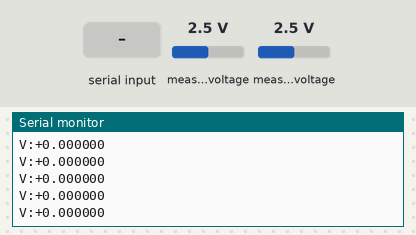
A program run on a simulated ESP32. Parts: the last lines printed to the serial monitor. Wiring (inferred from the names in the program): ADS1115 converter at I2C address 0x48. The inputs (shaded band) are chosen by the test bench; at power-on: measured voltage 2.5 V.

Above: at 1.2 s.
1.3 s: "RATE:\n" received over Serial
2.8 s: "AVG:\n" received over Serial
4.3 s: "90,45\n" received over Serial
5.8 s: "RATE:90\n" received over Serial
7.3 s: measured voltage (sensor 200) set to 0.1 V
At 8.3 s:
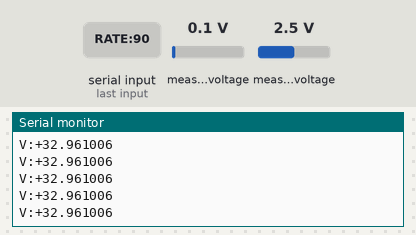
8.8 s: measured voltage (sensor 201) set to 1.2 V
At 9.6 s:
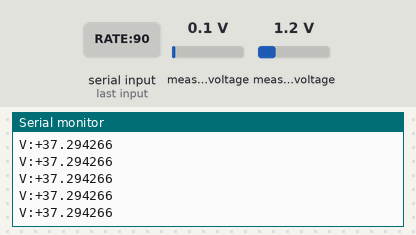
Timing chart, 0 to 11.3 s (numbered marks = the images above; inputs shaded):
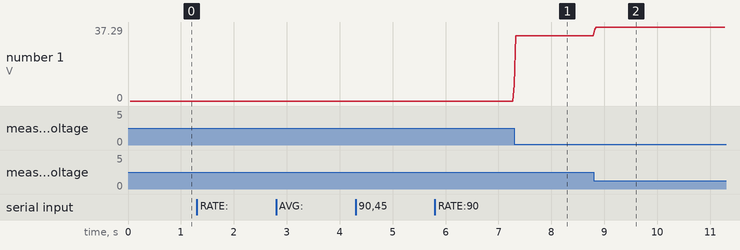

The program:

main.cpp
```cpp
/*
 * Lock-in Charge Reader for usphere
 *
 * Reads the SR530 X output (±10V, scaled to ±2V by external ÷5 resistive
 * divider) on ADS1115 differential input (A0 − A1).
 *
 * Streams signed voltage over USB serial at ~200 Hz.
 *
 * Protocol
 * --------
 *   Output (ESP32 → PC):
 *     V:+0.00234\n          Voltage reading (after ÷5 correction → actual volts)
 *
 *   Input (PC → ESP32):
 *     ID?\n                 → responds  ID:USPHERE_LOCKIN_READER\n
 *     RATE:<hz>\n           → set output rate (10–500 Hz, default 200)
 *     AVG:<n>\n             → set averaging count (1–32, default 4)
 *
 * Hardware wiring
 * ---------------
 *   SR530 X OUT  ──┬── 80kΩ ──┬── ADS1115 A0 (AIN0)
 *                  │          │
 *                  │         20kΩ ── GND
 *                  │
 *                  └── (shield to GND)
 *
 *   ADS1115 A1 (AIN1) ── GND  (reference for differential)
 *
 *   The ÷5 divider maps ±10V → ±2V, well within ADS1115 PGA_4096 range (±4.096V).
 *   Code multiplies the raw reading by DIVIDER_RATIO to reconstruct the actual voltage.
 */

#include <Wire.h>
#include "Ads1115.h"

// ---------------------------------------------------------------------------
// Configuration
// ---------------------------------------------------------------------------

#define I2C_ADDR       (0x48u)     // ADS1115 default (ADDR → GND)
#define DIVIDER_RATIO  (5.0f)      // External resistive divider ratio

static Ads1115      adc(I2C_ADDR);
static unsigned int outputRateHz = 200;
static unsigned int avgCount     = 4;
static unsigned long periodUs    = 1000000UL / 200;

// ---------------------------------------------------------------------------
// Serial command parser
// ---------------------------------------------------------------------------

static void handleCommand(const String &cmd)
{
    if (cmd == "ID?") {
        Serial.println("ID:USPHERE_LOCKIN_READER");
    }
    else if (cmd.startsWith("RATE:")) {
        int rate = cmd.substring(5).toInt();
        if (rate >= 10 && rate <= 500) {
            outputRateHz = rate;
            periodUs     = 1000000UL / rate;
            Serial.print("OK:RATE:");
            Serial.println(rate);
        } else {
            Serial.println("ERR:RATE_RANGE");
        }
    }
    else if (cmd.startsWith("AVG:")) {
        int n = cmd.substring(4).toInt();
        if (n >= 1 && n <= 32) {
            avgCount = n;
            Serial.print("OK:AVG:");
            Serial.println(n);
        } else {
            Serial.println("ERR:AVG_RANGE");
        }
    }
    else {
        Serial.println("ERR:UNKNOWN_CMD");
    }
}

// ---------------------------------------------------------------------------
// Read one differential sample (A0 − A1)
// ---------------------------------------------------------------------------

static float readDifferential()
{
    adc.SetMux(ADS1115_MUX_DIFF_0_1);   // differential A0-A1
    adc.StartSingleConv();
    while (adc.IsBusy()) { /* spin */ }
    return adc.GetResultVolt();          // millivolts → already in volts via library
}

// ---------------------------------------------------------------------------
// Setup
// ---------------------------------------------------------------------------

void setup()
{
    Serial.begin(115200);
    Wire.begin();

    Serial.println("ID:USPHERE_LOCKIN_READER");

    if (adc.Init()) {
        Serial.println("# ADC OK");
    } else {
        Serial.println("# ADC FAIL");
    }

    // ±4.096V full-scale range — accommodates ±2V from divider with headroom
    adc.SetFullScaleRange(ADS1115_PGA_4096);

    // 860 SPS for maximum speed
    adc.SetDataRate(ADS1115_SPS_860);
}

// ---------------------------------------------------------------------------
// Main loop
// ---------------------------------------------------------------------------

void loop()
{
    static unsigned long lastOutputUs = 0;
    static String        serialBuf    = "";

    // --- Handle incoming serial commands ---
    while (Serial.available()) {
        char c = Serial.read();
        if (c == '\n' || c == '\r') {
            serialBuf.trim();
            if (serialBuf.length() > 0) {
                handleCommand(serialBuf);
            }
            serialBuf = "";
        } else {
            serialBuf += c;
        }
    }

    // --- Timed output ---
    unsigned long nowUs = micros();
    if (nowUs - lastOutputUs < periodUs) {
        return;  // not yet time for next output
    }
    lastOutputUs = nowUs;

    // Average multiple readings for noise reduction
    float sum = 0.0f;
    for (unsigned int i = 0; i < avgCount; i++) {
        sum += readDifferential();
    }
    float avgVolt = sum / avgCount;

    // Reconstruct actual voltage (undo divider)
    float actualVolt = avgVolt * DIVIDER_RATIO;

    // Output: "V:+x.xxxxxx"
    Serial.print("V:");
    if (actualVolt >= 0) Serial.print('+');
    Serial.println(actualVolt, 6);
}
```

Ads1115.h
```cpp
/******************************************************************************
*
* This is a library for the ADS1115 A/D Converter
*
*******************************************************************************
*/

#ifndef ADS1115_H
#define ADS1115_H

#include <Arduino.h>
#include <Wire.h>


#define  CFG_OS                       (15u)
#define  CFG_MUX2                     (14u)
#define  CFG_MUX1                     (13u)
#define  CFG_MUX0                     (12u)
#define  CFG_PGA2                     (11u)
#define  CFG_PGA1                     (10u)
#define  CFG_PGA0                      (9u)
#define  CFG_MODE                      (8u)
#define  CFG_DR2                       (7u)
#define  CFG_DR1                       (6u)
#define  CFG_DR0                       (5u)
#define  CFG_COMP_MODE                 (4u)
#define  CFG_COMP_POL                  (3u)
#define  CFG_COMP_LAT                  (2u)
#define  CFG_COMP_QUE1                 (1u)
#define  CFG_COMP_QUE0                 (0u)

typedef  bool            BOOL;
typedef  int             INT16S;
typedef  unsigned int    INT16U;
typedef  char            INT08S;
typedef  unsigned char   INT08U;
typedef  float           FP32;

typedef  INT16U    T_ADS1115_COMP_QUE;
#define  ADS1115_QUE_AFTER_1            (0x0000u)
#define  ADS1115_QUE_AFTER_2            (0x0001u)
#define  ADS1115_QUE_AFTER_4            (0x0002u)
#define  ADS1115_QUE_DISABLE            (0x0003u)

typedef  INT16U    T_ADS1115_COMP_LAT;
#define  ADS1115_NONLATCHING            (0x0000u)
#define  ADS1115_LATCHING               (0x0004u)

typedef  INT16U    T_ADS1115_COMP_POL;
#define  ADS1115_POL_LOW                (0x0000u)
#define  ADS1115_POL_HIGH               (0x0008u)

typedef  INT16U    T_ADS1115_COMP_MODE;
#define  ADS1115_COMP_TRAD              (0x0000u)
#define  ADS1115_COMP_WINDOW            (0x0010u)

typedef  INT16U    T_ADS1115_DR;
#define  ADS1115_SPS_8                  (0x0000u)
#define  ADS1115_SPS_16                 (0x0020u)
#define  ADS1115_SPS_32                 (0x0040u)
#define  ADS1115_SPS_64                 (0x0060u)
#define  ADS1115_SPS_128                (0x0080u)
#define  ADS1115_SPS_250                (0x00A0u)
#define  ADS1115_SPS_475                (0x00C0u)
#define  ADS1115_SPS_860                (0x00E0u)

typedef  INT16U     T_ADS1115_MODE;
#define  ADS1115_MODE_CONTINUOUS        (0x0000u)
#define  ADS1115_MODE_SINGLE            (0x0100u)

typedef  INT16U     T_ADS1115_PGA;
#define  ADS1115_FSR_6144               (6144)
#define  ADS1115_FSR_4096               (4096)
#define  ADS1115_FSR_2048               (2048)
#define  ADS1115_FSR_1024               (1024)
#define  ADS1115_FSR_0512               (512)
#define  ADS1115_FSR_0256               (256)

#define  ADS1115_PGA_6144               (0x0000u)
#define  ADS1115_PGA_4096               (0x0200u)
#define  ADS1115_PGA_2048               (0x0400u)
#define  ADS1115_PGA_1024               (0x0600u)
#define  ADS1115_PGA_0512               (0x0800u)
#define  ADS1115_PGA_0256               (0x0A00u)

typedef  INT16U     T_ADS1115_MUX;
#define  ADS1115_MUX_DIFF_0_1           (0x0000u)
#define  ADS1115_MUX_DIFF_0_3           (0x1000u)
#define  ADS1115_MUX_DIFF_1_3           (0x2000u)
#define  ADS1115_MUX_DIFF_2_3           (0x3000u)
#define  ADS1115_MUX_SINGLE_0           (0x4000u)
#define  ADS1115_MUX_SINGLE_1           (0x5000u)
#define  ADS1115_MUX_SINGLE_2           (0x6000u)
#define  ADS1115_MUX_SINGLE_3           (0x7000u)

typedef  INT16U  T_ADS1115_OS;
#define  ADS1115_OS_BUSY                (0x0000u)
#define  ADS1115_OS_READY               (0x8000u)

#define  ADS1115_RESET_VAL              (0x8583u)

/* registers */
#define  ADS1115_REG_CONV               (0x00u)       /* Conversion Register */
#define  ADS1115_REG_CONFIG             (0x01u)       /* Configuration Register  */
#define  ADS1115_REG_LO_THRESH          (0x02u)       /* Low Threshold Register */
#define  ADS1115_REG_HI_THRESH          (0x03u)       /* High Threshold Register */

class Ads1115
{
    public:
		Ads1115(const INT08U addr = 0x48) : I2cPtr{&Wire}, I2cAddr{addr} {}

        BOOL            Init(void);
        void            Reset(void);
        void            SetCompQue(T_ADS1115_COMP_QUE que);
        void            SetCompLat(T_ADS1115_COMP_LAT lat);
        void            SetCompPol(T_ADS1115_COMP_POL pol);
        void            SetCompMode(T_ADS1115_COMP_MODE mode);
        void            SetThreshVolt(FP32 hi_volt, FP32 lo_volt);
        void            SetDataRate(T_ADS1115_DR  dr);
        T_ADS1115_DR    GetDataRate(void);
        void            SetConvMode(T_ADS1115_MODE mode);
        T_ADS1115_MODE  GetConvMode (void);
        void            SetFullScaleRange(T_ADS1115_PGA  new_pga);
        void            SetMux(T_ADS1115_MUX  mux);
        void            SetSingleCh(INT08U ch);
        BOOL            IsBusy(void);
        void            StartSingleConv(void);
        FP32            GetResultVolt(void);
        FP32            GetResultMilliVolt(void);
        INT16S          GetResultRaw(void);
        INT16S          GetFullScaleRange(void);
        void            SetAsReadyPin(void);
        void            ClrAlert(void);

    private:
        TwoWire         *I2cPtr;
        INT16S          FullScaleRange;
        T_ADS1115_MODE  ConvMode;
        INT08U          I2cAddr;

        void            DrDelay(T_ADS1115_DR dr);
        INT16S          VoltToRaw(FP32 volt);
        void            WrReg(INT08U reg, INT16U val);
        INT16U          RdReg(INT08U reg);
    };

#endif
```

Source omitted: Ads1115.cpp (18751 bytes)

Measured:
- after the input at 7.3 s, the serial monitor: prints a new line at once (image 1)
- after the input at 8.8 s, the serial monitor: prints a new line at once (image 2)
- plotted number 1: 0 → 32.96 after the input at 7.3 s, 32.96 → 37.29 after the input at 8.8 s
